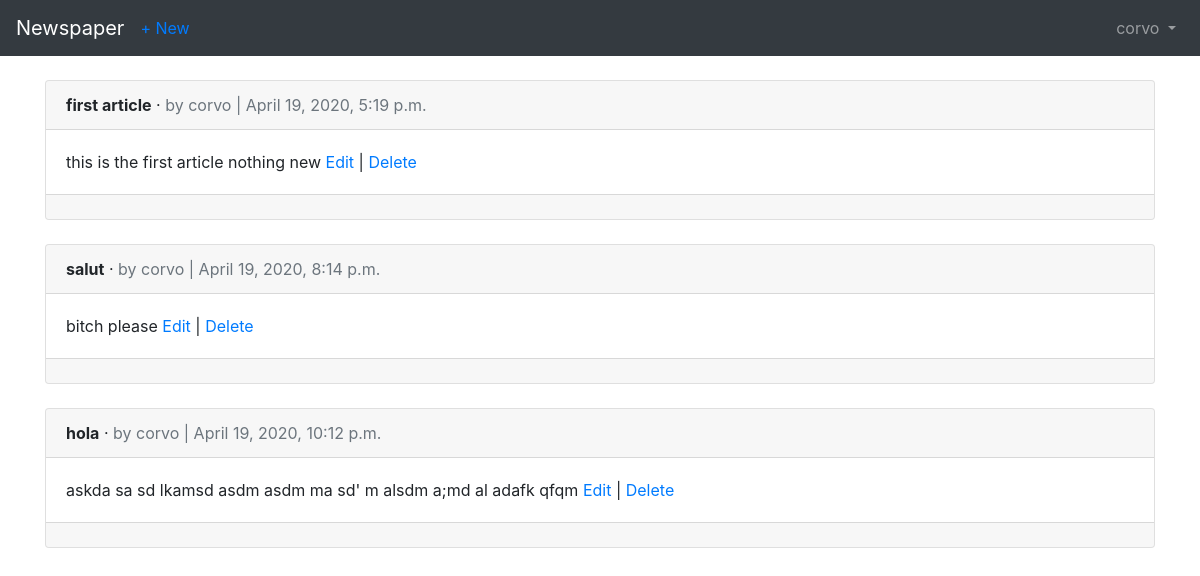
The page /articles/ (signed in) on the database as committed earlier.
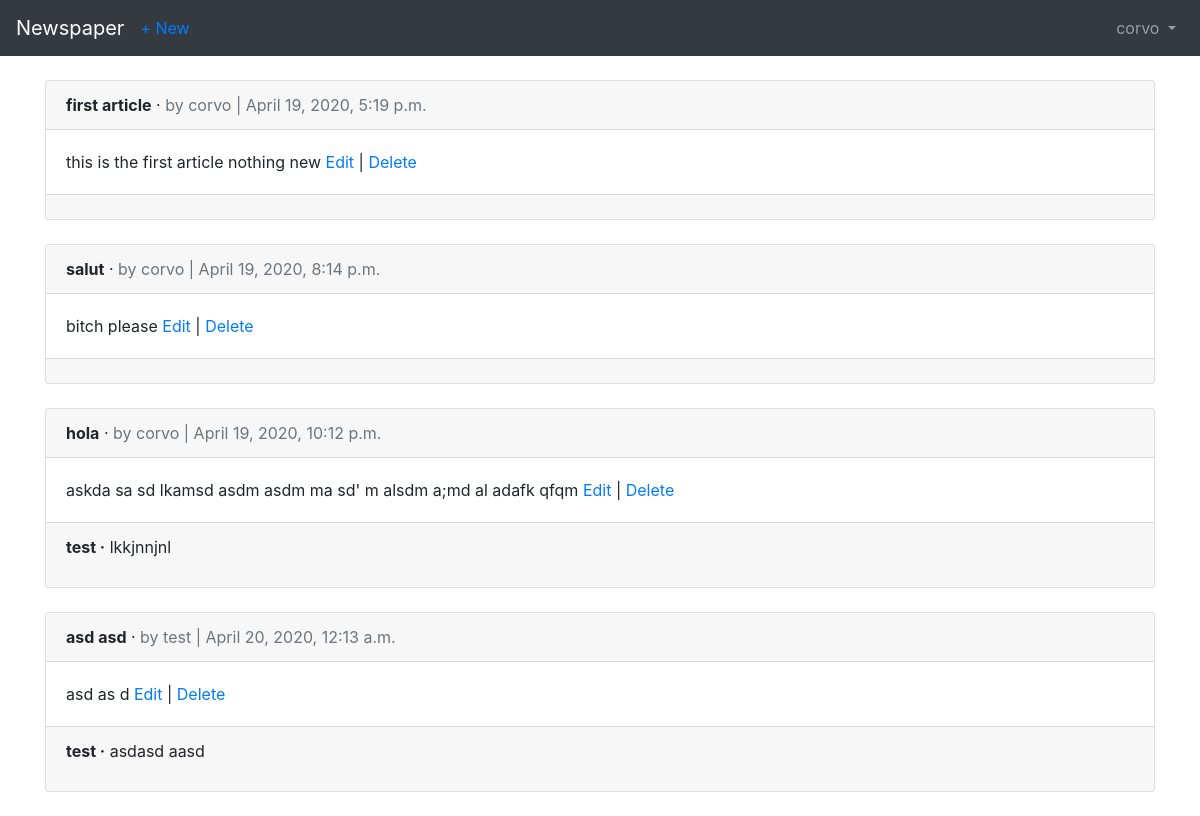
The same page on the database as committed later.
### articles/models.py (models this page shows, shortened)
class Article(models.Model):
    title = models.CharField(max_length=255)
    body = models.TextField()
    date = models.DateTimeField(auto_now_add=True)
    author = models.ForeignKey(
        get_user_model(),
        on_delete=models.CASCADE,
    )

class Comment(models.Model): # new
    article = models.ForeignKey(Article, on_delete=models.CASCADE, related_name='comments',) # new
    comment = models.CharField(max_length=140
    )
    author = models.ForeignKey(
        get_user_model(),
        on_delete=models.CASCADE,
        )
    def __str__(self):
        return self.comment

### users/models.py (models this page shows)
class CustomUser(AbstractUser):
    age = models.PositiveIntegerField(null=True, blank=True)

### articles/views.py (the view)
# urls.py: path('',ArticleListView.as_view(), name='article_list'),
class ArticleListView(LoginRequiredMixin, ListView):
    model= Article
    template_name = 'article_list.html'
    login_url = 'login' # new

### templates/article_list.html (shortened to what this page needs)
{% extends 'base.html' %}
{% block content %}
  {% for article in object_list %}
    <div class="card">
        <div class="card-header">
            <span class="font-weight-bold"> {{article.title}}</span> &middot;
            <span class="text-muted"> by {{ article.author }} |
              {{article.date}}
            </span>
        </div>
      <div class="card-body">
         {{article.body}}
         <a href="{% url 'article_edit' article.pk %}">Edit</a> |
         <a href="{% url 'article_delete' article.pk %}">Delete</a>
      </div>
      <div class="card-footer ">
        {% for comment in article.comments.all %}
        <p>
            <span class="font-weight-bold">{{ comment.author }} &middot;</span>
            {{ comment }}
        </p>
        {% endfor %}
        </div>
      </div>
    <br>
{% endfor %}
{% endblock content %}

Rows that differ between the two databases and show on the page:
added Comment: author "test", comment "lkkjnnjnl", shown under Article "hola"
added Article: title "asd asd", author "test", date "April 20, 2020, 12:13 a.m.", body "asd as d"
added Comment: author "test", comment "asdasd aasd", shown under "asd asd"
